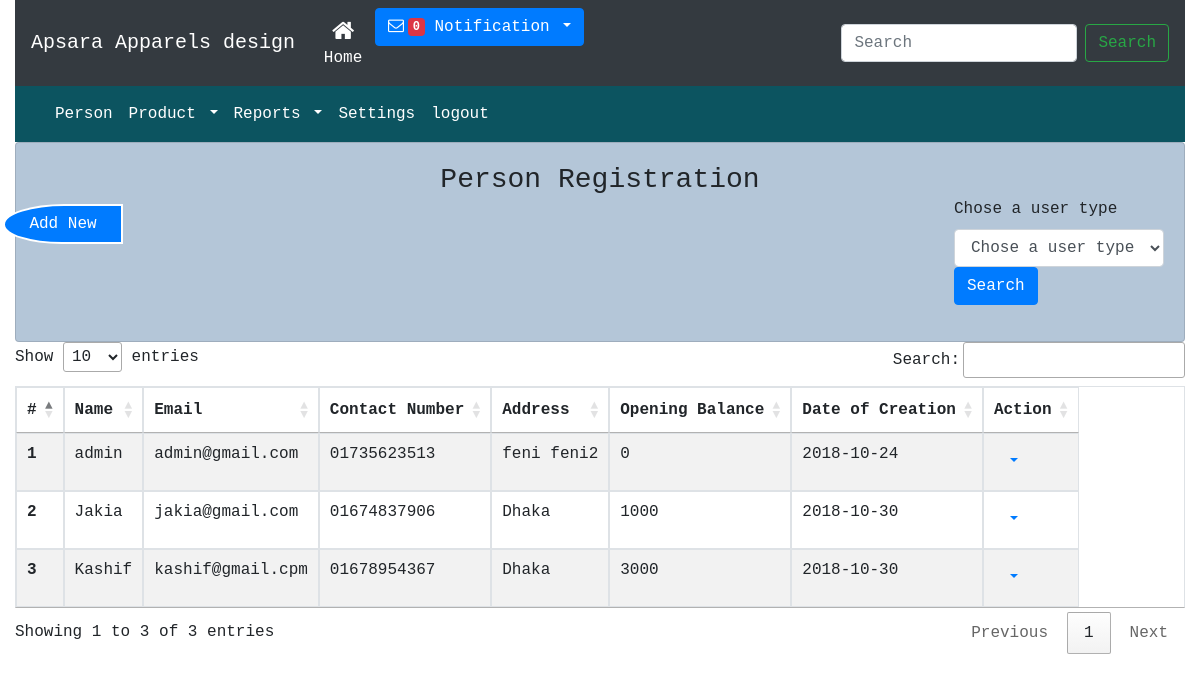
/addnew_users.php, run on the app's committed database.
### tables this page shows
CREATE TABLE `users` (
  `u_id` int(11) NOT NULL,
  `user_role` varchar(200) NOT NULL,
  `name` varchar(200) NOT NULL,
  `password` varchar(200) NOT NULL,
  `email` varchar(200) NOT NULL,
  `contact_number` varchar(200) NOT NULL,
  `address` varchar(200) NOT NULL,
  `employeetype` varchar(200) NOT NULL,
  `opening_balance` varchar(200) NOT NULL,
  `created_at` varchar(200) NOT NULL
);

### php/config.php (called while the page is built, shortened)
<?php
class Connection extends PDO
{
	public static $instance=null;
	public static function getInstance()
	{
		try {
			if (!self::$instance) {
				self::$instance  = new Connection();
	self::$instance->setAttribute(PDO::ATTR_ERRMODE, PDO::ERRMODE_EXCEPTION);
		    }
		} catch (PDOException $e ) {
			echo $sql . "<br>" . $e->getMessage();
		}
		return self::$instance;
	}
}
?>

### php/dboperation.php (called while the page is built, shortened)
<?php
include("config.php");
class Db
{
	  private $con = null;
	 function __construct()
	{
		$this->con = Connection::getInstance();
	}
	public function joinQuery($sql){
		try {
		$qry = $this->con->prepare($sql);
		$qry->execute();
		} catch (PDOException $e ) {
			echo $sql . "<br>" . $e->getMessage();
		}
		return $qry;
	}
}
?>

### addnew_users.php (the view, shortened to what this page needs)
<?php include 'files/header.php'; ?>
<?php include 'files/menu.php'; ?>
<div class="container-fluid">
     <div class="row ">
       <div class="col">
         <div class="bg-light card card-body header-wrapper" style=" background: #b4c6d8 !important">
          <button class="btn btn-primary btn-style" onclick="fadeoutFun(this)">Add New</button>
             <h3 style="margin:  0 auto">Person Registration</h3>
           <form action="" method="post">
                <div style="float: right;">
                  <div class="form-group">
                    <label for="">Chose a user type</label>
                    <select class="form-control" name="usertypeforsearch">
                      <option value="">Chose a user type</option>
                    </select>
                    <button class="btn btn-primary" name="searchuser">Search</button>
                  </div>
                </div>
              </form>
         </div>
       </div>
     </div>
<div class="row">
          <div class="col" id="formtobefolded">
            <div class="table-responsive">
              <?php
                              $sql =  "SELECT * FROM `users`";
                              $i =0;
                              $sql .=" ORDER BY `u_id` ASC";
                              $data = $db->joinQuery($sql)->fetchAll();
                            ?>
              <table class="table table-striped table-responsive table-bordered table-condensed" id="myTable">
                <thead>
                  <tr>
                    <th>#</th>
                    <th>Name</th>
                    <th>Email</th>
                    <th>Contact Number</th>
                    <th>Address</th>
                    <th>Opening Balance</th>
                    <th>Date of Creation</th>
                    <th>Action</th>
                  </tr>
                </thead>
                <tbody>
                  <?php
                  foreach ($data as $val) {  $i++; ?>
                  <tr>
                    <th scope="row"><?=$i?></th>
                    <td><?=$val['name']?></td>
                    <td><?=$val['email']?></td>
                    <td><?=$val['contact_number']?></td>
                    <td><?=$val['address']?></td>
                    <td><?=$val['opening_balance']?></td>
                    <td><?=$val['created_at']?></td>
                    <td>
                       <a class="nav-item dropdown">
    <a class="nav-link dropdown-toggle" data-toggle="dropdown" href="#" role="button" aria-haspopup="true" aria-expanded="false"></a>
  </a>
                      </td>
                  </tr>
                  <?php   }
                  ?>
                </tbody>
              </table>
            </div>
          </div>
        </div>
        </div>
        <?php include 'files/footer.php'; ?>

### assets/css/style.css (style rules this page uses)
* { font-family: "Lucida Console", Monaco, monospace; }

### addnew_users.php (style rules this page uses)
.header-wrapper { position: relative; }
.btn-style { width: 120px; border: 2px solid #fff; border-radius: 100% 0 0 96%; position: absolute; left: -13px; top: 61px; }

### data on the page
users: name "admin", email "admin@gmail.com", contact_number "01735623513", address "feni feni2", opening_balance "0", created_at "2018-10-24"
users: name "Jakia", email "jakia@gmail.com", contact_number "01674837906", address "Dhaka", opening_balance "1000", created_at "2018-10-30"
users: name "Kashif", email "kashif@gmail.cpm", contact_number "01678954367", address "Dhaka", opening_balance "3000", created_at "2018-10-30"
